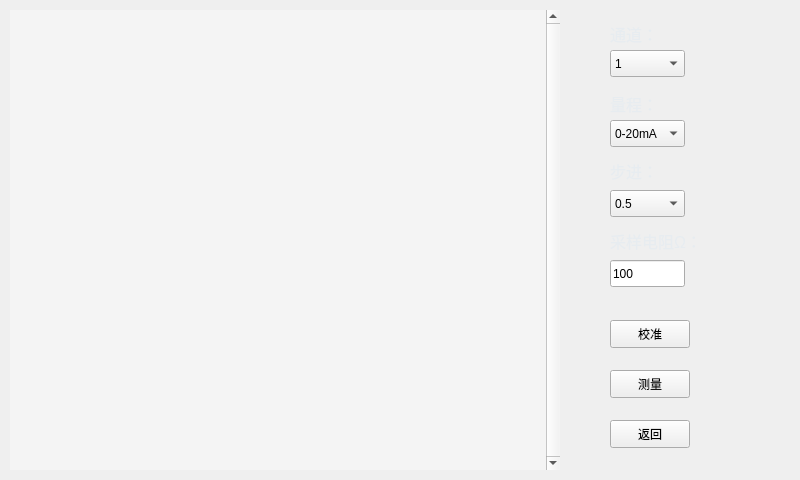
<?xml version="1.0" encoding="UTF-8"?>
<ui version="4.0">
 <class>frmcalibration</class>
 <widget class="QWidget" name="frmcalibration">
  <property name="geometry">
   <rect>
    <x>0</x>
    <y>0</y>
    <width>800</width>
    <height>480</height>
   </rect>
  </property>
  <property name="windowTitle">
   <string>Form</string>
  </property>
  <property name="styleSheet">
   <string notr="true">QWidget#frm{
background-image: url(:/image/main2.jpg);
}

QLabel{
color:#E7ECF0;
background-color:rgba(0,0,0,0);
border-style:none;
}
QTableView{
	background-color:rgba(255,255,255,80);
	border-style:none;
}

</string>
  </property>
  <widget class="QWidget" name="frm" native="true">
   <property name="geometry">
    <rect>
     <x>0</x>
     <y>0</y>
     <width>800</width>
     <height>480</height>
    </rect>
   </property>
   <widget class="QPushButton" name="btnCancel">
    <property name="geometry">
     <rect>
      <x>610</x>
      <y>420</y>
      <width>80</width>
      <height>28</height>
     </rect>
    </property>
    <property name="text">
     <string>返回</string>
    </property>
   </widget>
   <widget class="QLabel" name="label_2">
    <property name="geometry">
     <rect>
      <x>610</x>
      <y>160</y>
      <width>61</width>
      <height>21</height>
     </rect>
    </property>
    <property name="font">
     <font>
      <pointsize>12</pointsize>
     </font>
    </property>
    <property name="text">
     <string>步进：</string>
    </property>
   </widget>
   <widget class="QLineEdit" name="txt_sampleResistor">
    <property name="geometry">
     <rect>
      <x>610</x>
      <y>260</y>
      <width>75</width>
      <height>27</height>
     </rect>
    </property>
    <property name="text">
     <string>100</string>
    </property>
   </widget>
   <widget class="QPushButton" name="btnCalibration">
    <property name="geometry">
     <rect>
      <x>610</x>
      <y>320</y>
      <width>80</width>
      <height>28</height>
     </rect>
    </property>
    <property name="text">
     <string>校准</string>
    </property>
   </widget>
   <widget class="QComboBox" name="comboBox_range">
    <property name="geometry">
     <rect>
      <x>610</x>
      <y>120</y>
      <width>75</width>
      <height>27</height>
     </rect>
    </property>
    <item>
     <property name="text">
      <string>0-20mA</string>
     </property>
    </item>
   </widget>
   <widget class="QTableView" name="tableView">
    <property name="geometry">
     <rect>
      <x>10</x>
      <y>10</y>
      <width>550</width>
      <height>460</height>
     </rect>
    </property>
    <property name="verticalScrollBarPolicy">
     <enum>Qt::ScrollBarAlwaysOn</enum>
    </property>
    <attribute name="horizontalHeaderCascadingSectionResizes">
     <bool>false</bool>
    </attribute>
   </widget>
   <widget class="QPushButton" name="btnMeasure">
    <property name="geometry">
     <rect>
      <x>610</x>
      <y>370</y>
      <width>80</width>
      <height>28</height>
     </rect>
    </property>
    <property name="text">
     <string>测量</string>
    </property>
   </widget>
   <widget class="QLabel" name="label">
    <property name="geometry">
     <rect>
      <x>610</x>
      <y>90</y>
      <width>52</width>
      <height>27</height>
     </rect>
    </property>
    <property name="font">
     <font>
      <pointsize>12</pointsize>
     </font>
    </property>
    <property name="text">
     <string>量程：</string>
    </property>
   </widget>
   <widget class="QComboBox" name="comboBox_step">
    <property name="geometry">
     <rect>
      <x>610</x>
      <y>190</y>
      <width>75</width>
      <height>27</height>
     </rect>
    </property>
    <item>
     <property name="text">
      <string>0.5</string>
     </property>
    </item>
    <item>
     <property name="text">
      <string>1</string>
     </property>
    </item>
    <item>
     <property name="text">
      <string>2</string>
     </property>
    </item>
    <item>
     <property name="text">
      <string>4</string>
     </property>
    </item>
   </widget>
   <widget class="QLabel" name="label_3">
    <property name="geometry">
     <rect>
      <x>610</x>
      <y>230</y>
      <width>101</width>
      <height>21</height>
     </rect>
    </property>
    <property name="font">
     <font>
      <pointsize>12</pointsize>
     </font>
    </property>
    <property name="text">
     <string>采样电阻Ω：</string>
    </property>
   </widget>
   <widget class="QLabel" name="label_12">
    <property name="geometry">
     <rect>
      <x>610</x>
      <y>20</y>
      <width>52</width>
      <height>27</height>
     </rect>
    </property>
    <property name="font">
     <font>
      <pointsize>12</pointsize>
     </font>
    </property>
    <property name="text">
     <string>通道：</string>
    </property>
   </widget>
   <widget class="QComboBox" name="comboBox_port">
    <property name="geometry">
     <rect>
      <x>610</x>
      <y>50</y>
      <width>75</width>
      <height>27</height>
     </rect>
    </property>
    <item>
     <property name="text">
      <string>1</string>
     </property>
    </item>
    <item>
     <property name="text">
      <string>2</string>
     </property>
    </item>
    <item>
     <property name="text">
      <string>3</string>
     </property>
    </item>
    <item>
     <property name="text">
      <string>4</string>
     </property>
    </item>
    <item>
     <property name="text">
      <string>5</string>
     </property>
    </item>
    <item>
     <property name="text">
      <string>6</string>
     </property>
    </item>
    <item>
     <property name="text">
      <string>7</string>
     </property>
    </item>
    <item>
     <property name="text">
      <string>8</string>
     </property>
    </item>
   </widget>
  </widget>
 </widget>
 <resources/>
 <connections/>
</ui>
